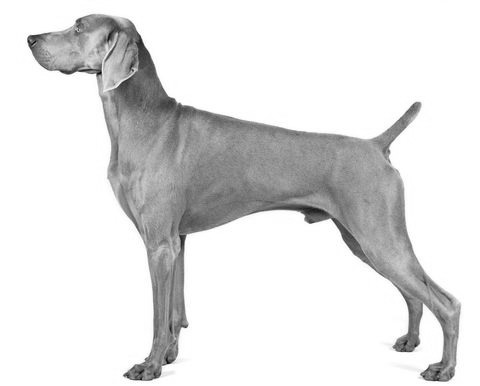
#> input picture CV/HM7/dog2.png, 480 x 386 px
$ python script.py
#> lines starting #> are read from the running program, lines starting #| are printed output that depends on the picture; after the words box and inside, x2 and y2 are one past the last pixel; in counts of white or black regions, pixels touching at a corner belong together
#!/usr/binda/python3
# Lavanya Verma(2018155)
from PIL import Image, ImageOps
import numpy as np
import math
import matplotlib.pyplot as plt
import cv2 as cv
from matplotlib import cm


def hist1(img_patch):
	table = np.zeros(256)
	for i in range(0,256):
		table[i] = np.count_nonzero(img_patch == i)
	table = table/table.max()
	return table


if __name__ == '__main__':
	img = Image.open('dog2.png')
#> img is the input picture: PIL image 480x386 L; min 7, max 255, mean 224.4
	data = np.asarray(img)
	d1 = data.copy()
	fg_patch_px = [(150,125),(250,175)]
	bg_patch_px = [(300,40),(400,100)]
	cv.rectangle(data,fg_patch_px[0],fg_patch_px[1],(0,255,0),2)
	cv.rectangle(data,bg_patch_px[0],bg_patch_px[1],(0,0,0),2)
	fg_patch = d1[fg_patch_px[0][1]:fg_patch_px[1][1],fg_patch_px[0][0]:fg_patch_px[1][0]]
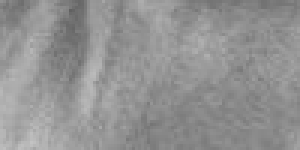
#> fg_patch: shape (50, 100) (shown 3 times larger); min 97, max 195, mean 146.4
	bg_patch = d1[bg_patch_px[0][1]:bg_patch_px[1][1],bg_patch_px[0][0]:bg_patch_px[1][0]]
#> bg_patch: shape (60, 100); every value is 255
	fg_table = hist1(fg_patch)
#> after the loop in hist1, `for i in range(0,256):`: table = 256 values, max 151 at index 136, min 0 at index 0, mean 19.53
#> in hist1, `table = table/table.max()`: table = 256 values, max 1 at index 136, min 0 at index 0, mean 0.129
#> fg_table has the same summary as table in hist1
	bg_table = hist1(bg_patch)
#> bg_table = 256 values from 0 to 1


	d2 = d1.copy() ; d3 = d1.copy(); d4 = d1.copy()
	# background: 0 , foreground : 255
	for i in range(256):
		d2 [d1 == i] = 255*fg_table[i]
		d3 [d1 == i] = 255*(1 - bg_table[i])
		val = 0 if (fg_table[i] + 1 - bg_table[i])/2 <=0.5 else 255
		d4 [d1 ==i] = val
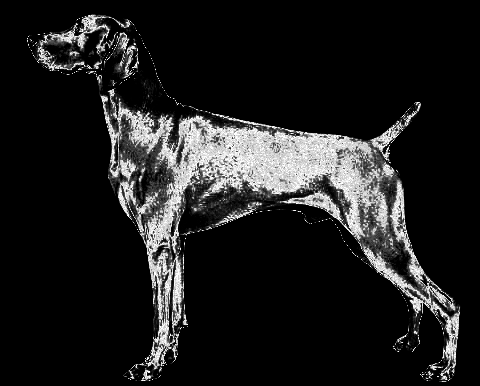
#> d2: shape (386, 480); min 0, max 255, mean 30.6
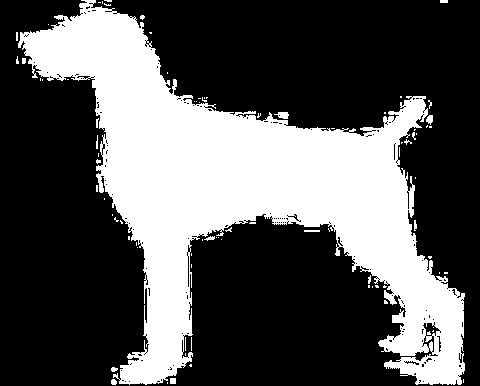
#> d3: shape (386, 480); 33.7% white; 84 white regions (70 under 20 px), largest, box (x1, y1, x2, y2) and area: (18, 0, 465, 385) 61554, (274, 112, 289, 119) 69, (426, 115, 433, 125) 49
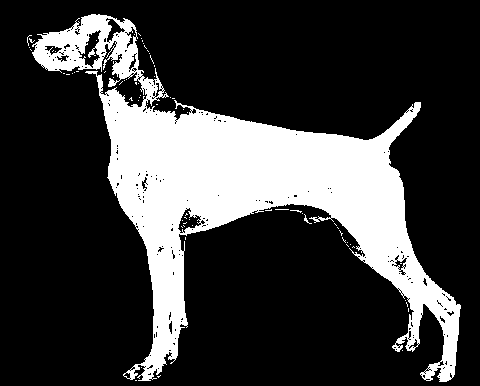
#> d4: shape (386, 480); 23.7% white; 72 white regions (70 under 20 px), largest, box (x1, y1, x2, y2) and area: (32, 14, 461, 382) 43594, (304, 214, 312, 224) 21


	plt.subplots_adjust(top=0.97,
		bottom=0.035,
		left=0.035,
		right=0.95,
		hspace=0.185,
		wspace=0.025)


	plt.subplot(2,2,1)
	plt.imshow(data,cmap =cm.gray)
	plt.subplot(2,2,2)
	plt.imshow(d2,cmap = cm.gray)
	plt.subplot(2,2,3)
	plt.imshow(d3,cmap = cm.gray)
	plt.subplot(2,2,4)
	plt.imshow(d4,cmap = cm.gray)
	# plt.savefig('fg_bg_segement.png', dpi=400, bbox_inches='tight')
	plt.show()
